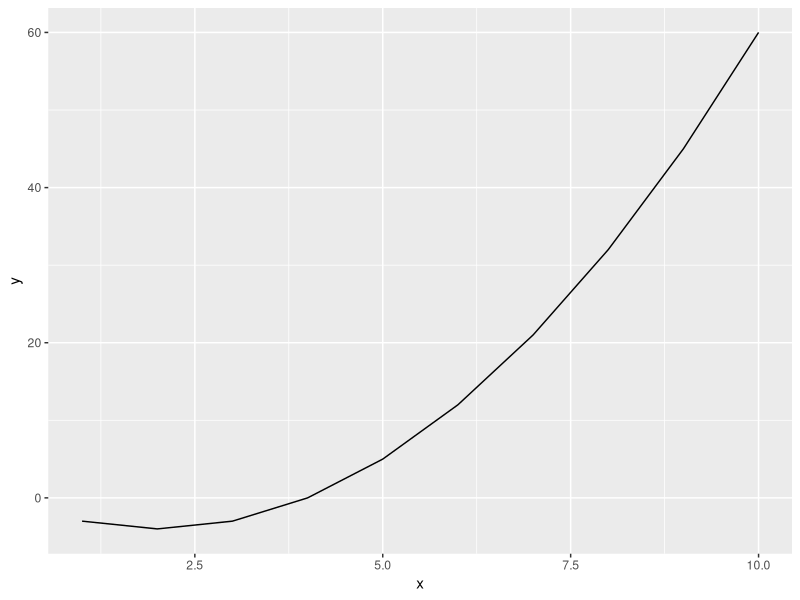

Write R code to recreate this figure.
## ---- chunk 1
library(dplyr)
library(ggplot2)
## ---- chunk 2
mtcars
## ---- chunk 3
x = 1:10
y = x^2 - 4*x

data.frame(x,y) %>%
  ggplot(aes(x,y)) +
  geom_line()

